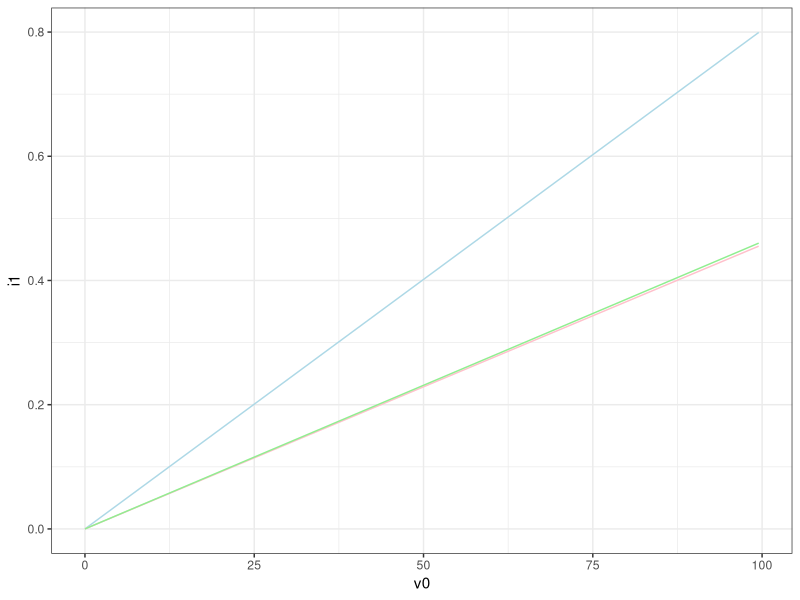
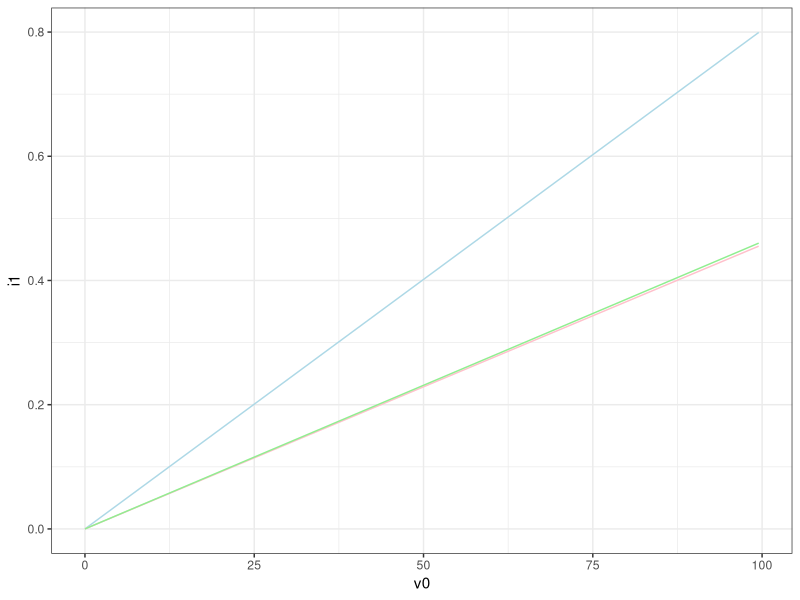

Write the R code that produced these figures, in order.
library(ggplot2)

data1 <- read.csv("5-1.csv", header = TRUE, sep = ",")

ggplot(data1) +
    geom_line(aes(v0, i1), color = "lightblue") +
    geom_line(aes(v0, i2), color = "pink") +
    geom_line(aes(v0, i3), color = "lightgreen") +
    theme_bw()
ggsave(file = "5-1.pdf")    
